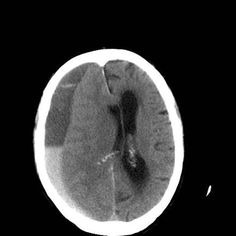
#> input picture no_tumor/image(1).jpg, 236 x 236 px, given as the content of the folder a/Desktop/brain-tumor-detection-dataset/brain_tumor/Training, which was not available
$ jupyter execute --allow-errors 'Brain Tumor Classification Project.ipynb'   (text cells are left out)
#> lines starting #> are read from the running program, lines starting #| are printed output that depends on the picture; pictures that were not available may be replaced by others from this repository, and a replacement may not be noted
[cell 1]
import numpy as np
import pandas as pd
import matplotlib.pyplot as plt
from sklearn.model_selection import train_test_split
from sklearn.metrics import accuracy_score

[cell 2]
import os

path = os.listdir(r"C:\Users\zarya\Desktop\brain-tumor-detection-dataset\brain_tumor\Training")
classes = {'no_tumor':0, 'pituitary_tumor':1}

[cell 3]
import cv2
X = []
Y = []
for cls in classes:
    pth = r"C:\Users\zarya\Desktop\brain-tumor-detection-dataset\brain_tumor\Training\\"+cls
    for j in os.listdir(pth):
        img = cv2.imread(pth+'/'+j, 0)
#> img is the input picture: shape (236, 236); min 0, max 255, mean 56.7
        img = cv2.resize(img, (200,200))
#> img: shape (200, 200)
        X.append(img)
        Y.append(classes[cls])
#> pass 2 of the loop `for cls in classes:`:

[cell 4]
X = np.array(X)
Y = np.array(Y)

X_updated = X.reshape(len(X), -1)

[cell 5]
np.unique(Y)

[cell 6]
pd.Series(Y).value_counts()

[cell 7]
X.shape, X_updated.shape
#> Out = ((5, 200, 200), (5, 40000))

[cell 8]
plt.imshow(X[0], cmap='gray')

[cell 9]
X_updated = X.reshape(len(X), -1)
X_updated.shape
#> Out = (5, 40000)

[cell 10]
xtrain, xtest, ytrain, ytest = train_test_split(X_updated, Y, random_state=10,
                                               test_size=.20)

[cell 11]
xtrain.shape, xtest.shape
#> Out = ((4, 40000), (1, 40000))

[cell 12]
print("Before:")
print(xtrain.max(), xtrain.min())
print(xtest.max(), xtest.min())
xtrain = xtrain/255
xtest = xtest/255
print('After')
print(xtrain.max(), xtrain.min())
print(xtest.max(), xtest.min())

[cell 13]
from sklearn.linear_model import LogisticRegression
from sklearn.svm import SVC
from sklearn.tree import DecisionTreeClassifier
from sklearn.ensemble import RandomForestClassifier

[cell 14]
lg = LogisticRegression(C=0.1)
lg.fit(xtrain, ytrain)

[cell 15]
sv = SVC()
sv.fit(xtrain, ytrain)

[cell 16]
dt= DecisionTreeClassifier()
dt.fit(xtrain, ytrain)

[cell 17]
rf= RandomForestClassifier()
rf.fit(xtrain,ytrain)

[cell 18]
print("Training Score:", lg.score(xtrain, ytrain))
print("Testing Score:", lg.score(xtest, ytest))

[cell 19]
print("Training Score:", sv.score(xtrain, ytrain))
print("Testing Score:", sv.score(xtest, ytest))

[cell 20]
print("Training Score:", dt.score(xtrain, ytrain))
print("Testing Score:", dt.score(xtest, ytest))

[cell 21]
print("Training Score:", rf.score(xtrain, ytrain))
print("Testing Score:", rf.score(xtest, ytest))

[cell 22]
pred = rf.predict(xtest)
pred

[cell 23]
ypred = dt.predict(xtest)
ypred

[cell 24]
y_pred = sv.predict(xtest)
y_pred

[cell 25]
Y_pred = lg.predict(xtest)
Y_pred

[cell 26]
import seaborn as sns
from sklearn.metrics import confusion_matrix
plt.figure(figsize=(4, 2))  # Adjust the figure size as needed
sns.set(font_scale=1.2)  # Adjust font scale if necessary
sns.heatmap(confusion_matrix(ytest, pred), annot=True, fmt='d', cmap='Accent', linewidths=.5, cbar=False)

# Set axis labels and title
plt.xlabel("Predicted")
plt.ylabel("Actual")
plt.title("Confusion Matrix")

# Show the plot
plt.show()
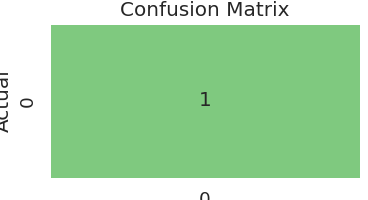
#> figure drawn by matplotlib, 1 panel

[cell 27]
import pandas as pd
from sklearn. metrics import classification_report
print("Random Forest Classification Report")
report = classification_report(ytest, pred, output_dict=True)
df_report = pd.DataFrame(report).transpose()
print(df_report)

[cell 28]
misclassified=np.where(ytest!=pred)
misclassified

[cell 29]
print("Total Misclassified Samples: ",len(misclassified[0]))
#> (the rest of this cell did not finish here and is left out)

[cell 30]
print("Decision Tree Classification Report")
report = classification_report(ytest, ypred, output_dict=True)
df_report = pd.DataFrame(report).transpose()
print(df_report)

[cell 31]
print("SVM Classification Report")
report = classification_report(ytest, y_pred, output_dict=True)
df_report = pd.DataFrame(report).transpose()
print(df_report)

[cell 32]
print("Logistic Regression Classification Report")
report = classification_report(ytest, Y_pred, output_dict=True)
df_report = pd.DataFrame(report).transpose()
print(df_report)

[cell 33]
dec = {0:'No Tumor', 1:'Positive Tumor'}

[cell 34]
plt.figure(figsize=(12,8))
p = os.listdir(r"C:\Users\zarya\Desktop\brain-tumor-detection-dataset\brain_tumor\Testing")
c=1
for i in os.listdir(r"C:\Users\zarya\Desktop\brain-tumor-detection-dataset\brain_tumor\Testing\no_tumor\\")[:25]:
    plt.subplot(5,5,c)

    img = cv2.imread(r"C:\Users\zarya\Desktop\brain-tumor-detection-dataset\brain_tumor\Testing\no_tumor\\"+i,0)
    img1 = cv2.resize(img, (200,200))
    img1 = img1.reshape(1,-1)/255
    p = rf.predict(img1)
#> p = [0]
    plt.title(dec[p[0]])
    plt.imshow(img, cmap='gray')
    plt.axis('off')
    c+=1
#> pass 2 of the loop `for i in os.listdir(r"C:\Users\zarya\Desktop\brain-tumor-detection-dat..`:
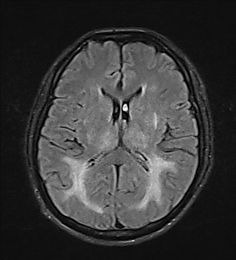
#> input picture no_tumor/image(10).jpg, 236 x 260 px, found by its file name
#> img is the input picture: shape (260, 236); min 0, max 255, mean 57.1
#> `img1 = cv2.resize(img, (200,200))`:
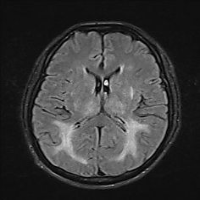
#> img1: shape (200, 200); min 0, max 251, mean 57
#> pass 3 of the loop `for i in os.listdir(r"C:\Users\zarya\Desktop\brain-tumor-detection-dat..`:
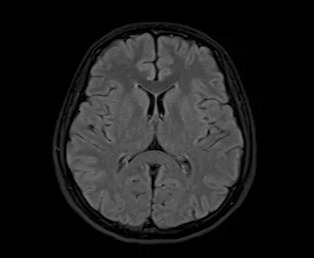
#> input picture no_tumor/image(100).jpg, 314 x 258 px, found by its file name
#> img is the input picture: shape (258, 314); min 0, max 133, mean 29.2
#> `img1 = cv2.resize(img, (200,200))`:
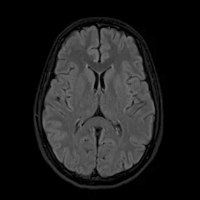
#> img1: shape (200, 200); min 0, max 127, mean 29.2
#> the loop made 4 passes; the first 3 are shown
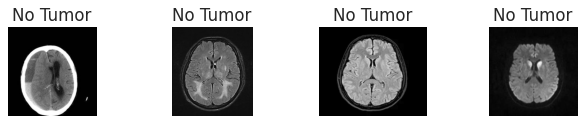
#> figure drawn by matplotlib, 4 panels
